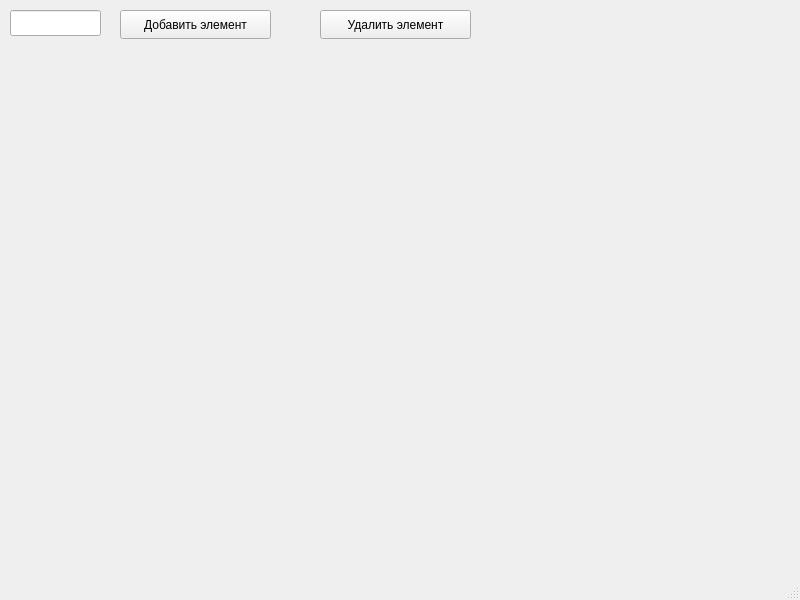
<?xml version="1.0" encoding="UTF-8"?>
<ui version="4.0">
 <class>MainWindow</class>
 <widget class="QMainWindow" name="MainWindow">
  <property name="geometry">
   <rect>
    <x>0</x>
    <y>0</y>
    <width>800</width>
    <height>600</height>
   </rect>
  </property>
  <property name="windowTitle">
   <string>MainWindow</string>
  </property>
  <widget class="QWidget" name="centralwidget">
   <widget class="QPushButton" name="AddButton">
    <property name="geometry">
     <rect>
      <x>120</x>
      <y>10</y>
      <width>151</width>
      <height>29</height>
     </rect>
    </property>
    <property name="text">
     <string>Добавить элемент</string>
    </property>
   </widget>
   <widget class="QLineEdit" name="lineEdit">
    <property name="geometry">
     <rect>
      <x>10</x>
      <y>10</y>
      <width>91</width>
      <height>26</height>
     </rect>
    </property>
   </widget>
   <widget class="QPushButton" name="DeleteButton">
    <property name="geometry">
     <rect>
      <x>320</x>
      <y>10</y>
      <width>151</width>
      <height>29</height>
     </rect>
    </property>
    <property name="text">
     <string>Удалить элемент</string>
    </property>
   </widget>
  </widget>
  <widget class="QMenuBar" name="menubar">
   <property name="geometry">
    <rect>
     <x>0</x>
     <y>0</y>
     <width>800</width>
     <height>26</height>
    </rect>
   </property>
  </widget>
  <widget class="QStatusBar" name="statusbar"/>
 </widget>
 <resources/>
 <connections/>
</ui>
